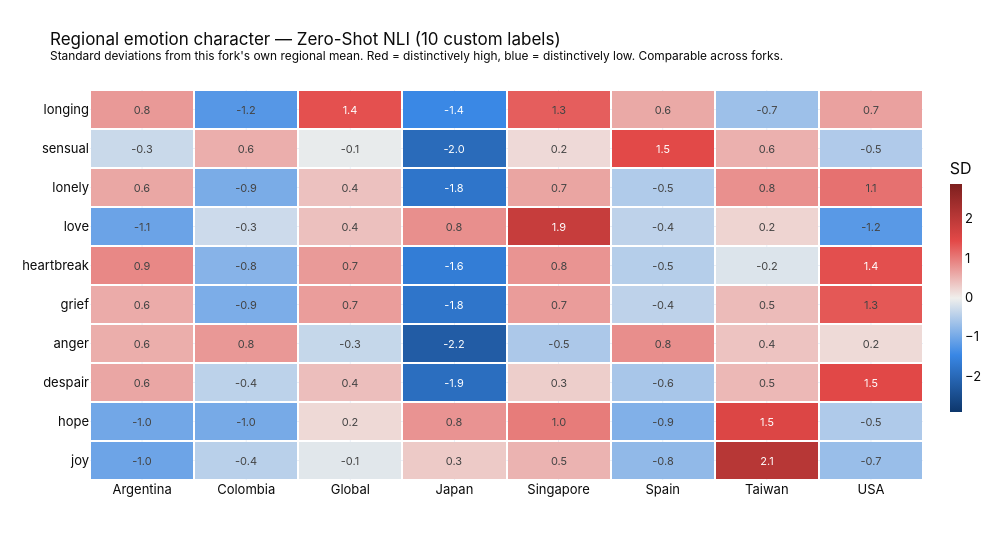

Notebook cell for this chart:
### Markdown cell above
### 4. Regional character — z-scored within this fork *(cross-fork readable)*

Each emotion column is standardised inside this fork as
`(region mean − baseline mean) / baseline std`, where the baseline is every
region **except `Global`**. Global is then scored against that baseline rather
than folded into it, so it works as a genuine reference point — "how the Global
playlist sits relative to the markets" — instead of being part of the mean it is
measured against. As a result the *markets* centre on zero; Global floats.

Standardising strips out both the overall scale and each label's own baseline
popularity, leaving a pure "how unusual is this region on this emotion" reading.

This is the chart to hold next to the sibling notebook's version of it. A value
of +1.5 means the same thing in both — *1.5 standard deviations above this
classifier's own market baseline* — even though the underlying raw scores are
on incomparable scales. Diverging blue↔red with a gray midpoint, because zero is
a real and meaningful centre here.

### Code cell
region_means = df.groupby("region")[charted_cols].mean().reindex(regions)

# Baseline = the market regions only. REF_REGION is scored against it, not part
# of it, so it can be read as a reference line rather than a ninth data point
# dragging the mean toward itself.
base_means = region_means.loc[baseline_regions]
z = (region_means - base_means.mean()) / base_means.std(ddof=0)
z.columns = charted_names
z = z.fillna(0)

# The colour domain is Z_LIM, not this fork's own max: a per-fork max would give
# the two notebooks different scales for the same SD value, which defeats the
# whole point of standardising. Guard rather than silently clip.
if float(np.abs(z.values).max()) > Z_LIM:
    raise ValueError(
        f"z reaches {np.abs(z.values).max():.2f} SD, past Z_LIM={Z_LIM}. "
        "Raise Z_LIM in BOTH forks so they stay on one scale."
    )

fig = px.imshow(
    z.T,
    labels=dict(x="", y="", color="z-score"),
    color_continuous_scale=DIVERGING,
    zmin=-Z_LIM, zmax=Z_LIM,
    aspect="auto",
    text_auto=".1f",
)
fig.update_traces(
    textfont_size=11,
    hovertemplate="<b>%{x}</b> · %{y}<br>%{z:+.2f} SD vs this fork's regional mean<extra></extra>",
    xgap=2, ygap=2,
)
fig.update_layout(
    title=f"Regional emotion character — {LABEL}<br>"
          f"<sup>Standard deviations from this fork's own regional mean. "
          f"Red = distinctively high, blue = distinctively low. Comparable across forks.</sup>",
    height=60 + 34 * len(charted_names) + 150, width=1000,
    coloraxis_colorbar=dict(title="SD", thickness=12, len=0.7),
    **LAYOUT,
)
fig.show()
display(z.round(2))

### Figure 1 — Plotly figure (JSON) as saved in the notebook; plotly's stock layout.template omitted (floating-point values rounded to 4 significant figures)
{"data": [{"coloraxis": "coloraxis", "hovertemplate": "<b>%{x}</b> · %{y}<br>%{z:+.2f} SD vs this fork's regional mean<extra></extra>", "name": "0", "textfont": {"size": 11}, "texttemplate": "%{z:.1f}", "type": "heatmap", "x": ["Argentina", "Colombia", "Global", "Japan", "Singapore", "Spain", "Taiwan", "USA"], "xaxis": "x", "xgap": 2, "y": ["longing", "sensual", "lonely", "love", "heartbreak", "grief", "anger", "despair", "hope", "joy"], "yaxis": "y", "ygap": 2, "z": [[0.7547, -1.22, 1.387, -1.439, 1.264, 0.6154, -0.6561, 0.6815], [-0.3115, 0.5696, -0.06019, -1.956, 0.1885, 1.467, 0.5517, -0.5092], [0.6331, -0.9376, 0.3977, -1.772, 0.6504, -0.5051, 0.8314, 1.1], [-1.054, -0.289, 0.41, 0.8419, 1.859, -0.3996, 0.236, -1.195], [0.9004, -0.8335, 0.7403, -1.634, 0.7927, -0.4661, -0.1574, 1.398], [0.5957, -0.9216, 0.7139, -1.777, 0.7249, -0.3993, 0.4551, 1.322], [0.5714, 0.764, -0.3376, -2.214, -0.5368, 0.8482, 0.3843, 0.1828], [0.6352, -0.4097, 0.4275, -1.9, 0.2893, -0.5712, 0.4816, 1.475], [-1.0, -0.9624, 0.194, 0.7996, 1.005, -0.8768, 1.547, -0.5122], [-1.042, -0.4366, -0.1158, 0.3244, 0.522, -0.753, 2.075, -0.6898]]}], "layout": {"coloraxis": {"cmax": 2.9, "cmin": -2.9, "colorbar": {"len": 0.7, "thickness": 12, "title": {"text": "SD"}}, "colorscale": [[0.0, "#0d366b"], [0.25, "#3987e5"], [0.5, "#f0efec"], [0.75, "#e34948"], [1.0, "#7d1f1e"]]}, "font": {"color": "#0b0b0b", "family": "Inter, -apple-system, Helvetica, sans-serif", "size": 13}, "height": 550, "margin": {"b": 70, "l": 90, "r": 40, "t": 90}, "title": {"font": {"size": 17}, "text": "Regional emotion character — Zero-Shot NLI (10 custom labels)<br><sup>Standard deviations from this fork's own regional mean. Red = distinctively high, blue = distinctively low. Comparable across forks.</sup>"}, "width": 1000, "xaxis": {"anchor": "y", "domain": [0.0, 1.0]}, "yaxis": {"anchor": "x", "autorange": "reversed", "domain": [0.0, 1.0]}}}
